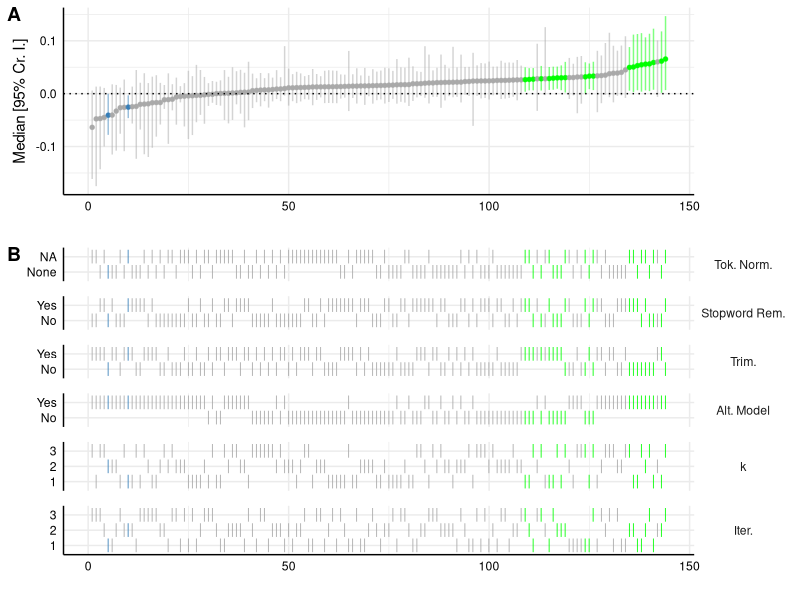
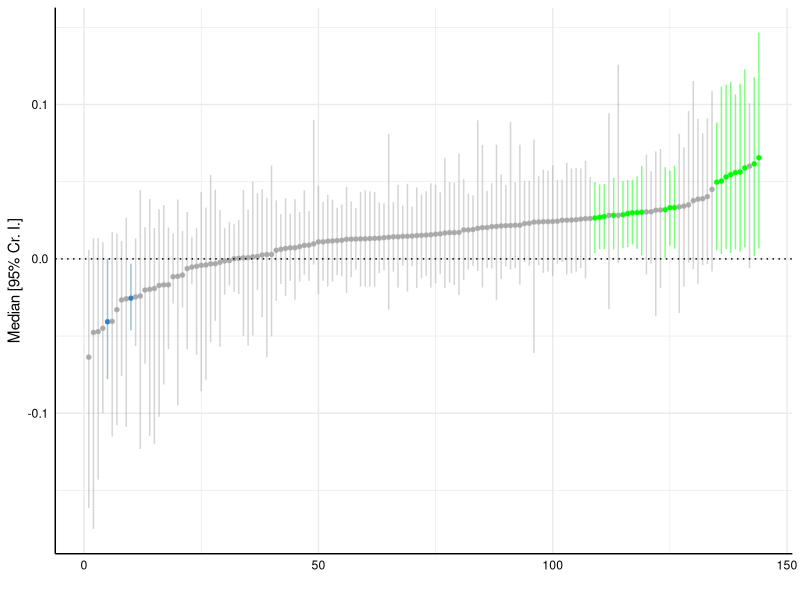
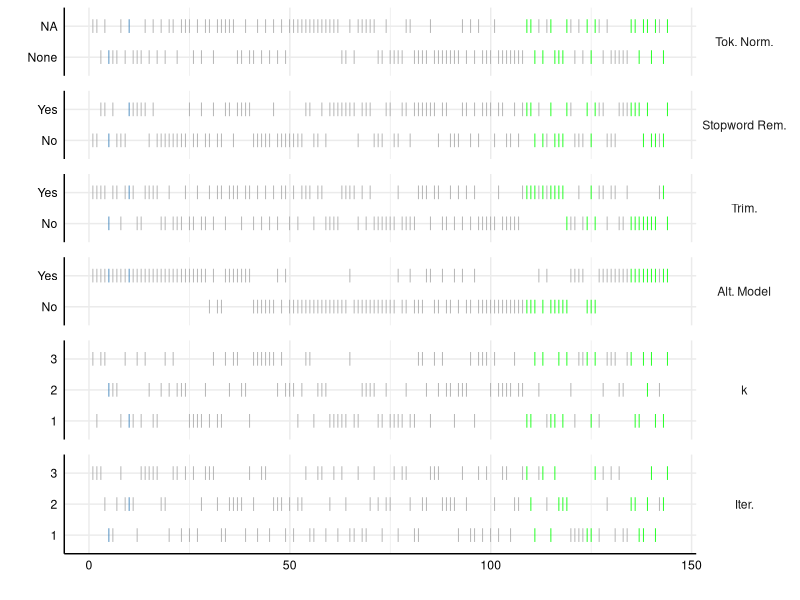

Reproduce these figures in R, in order.
library(here)
library(dplyr)
library(ggplot2)
library(cowplot)
library(stringr)
library(tidyr)
library(purrr)

results <- read.csv(here("results", "aggregated", "takano", "1.csv"))

plot_a <- results |>
    arrange(Estimate) |>
    mutate(specifications = 1:nrow(results),
           color = case_when(Q2.5 > 0 ~ "green",
                             Q97.5 < 0 ~ "#377eb8",
                             is.na(Estimate) ~ "#e41a1c",
                             TRUE ~ "darkgrey")) |>
    ggplot(aes(x = specifications,
               y = Estimate,
               ymin = Q2.5,
               ymax = Q97.5,
               color = color)) +
    geom_point(aes(color = color),
               size = 1) +
    theme_minimal() +
    scale_color_identity() +
    theme(strip.text = element_blank(),
          axis.line = element_line("black", linewidth = .5),
          legend.position = "none",
          panel.spacing = unit(0.75, "lines"),
          axis.text = element_text(colour = "black")) +
    labs(x = "",
         y = "Median [95% Cr. I.]") +
    geom_pointrange(alpha = 0.5,
                    size = 0.6,
                    fatten = 1) +
    geom_hline(yintercept = 0,
               colour = "black",
               linetype = "dotted")

value <- key <- NULL
choices = c("Tok. Norm.", "Stopword Rem.", "Trim.", "Alt. Model",
            "k", "Iter.")

# Todo: Panel B of the entire plot still displays k and iteration settings as
# 1, 2, 3. I suppose that this should actually display the actual values used.
plot_b <- results |>
    arrange(Estimate) |>
    mutate(specifications = 1:nrow(results),
           color = case_when(Q2.5 > 0 ~ "green",
                             Q97.5 < 0 ~ "#377eb8",
                             is.na(Estimate) ~ "#e41a1c",
                             TRUE ~ "darkgrey")) |>
    mutate(
        token_normalization = case_when(
            str_equal(token_normalization, "none") ~ "None",
            ## str_equal(token_normalization, "lemmatization") ~ "Lemma",
            str_equal(token_normalization, "stemming") ~ "Stem"
        ),
        stopword_removal = case_when(
            stopword_removal ~ "Yes",
            !stopword_removal ~ "No"
        ),
        trimming = case_when(
            trimming ~ "Yes",
            !trimming ~ "No"
        ),
        alternative_model = case_when(
            alternative_model ~ "Yes",
            !alternative_model ~ "No"
        )
    ) |>
    rename("Tok. Norm." = token_normalization,
           "Stopword Rem." = stopword_removal,
           "Trim." = trimming,
           "Alt. Model" = alternative_model,
           "k" = k_setting,
           "Iter." = iteration_setting) |>
    gather(key, value, all_of(choices)) |>
    mutate(key = factor(key, levels = choices)) |>
    ggplot(aes(x = specifications,
               y = value,
               color = color)) +
    geom_point(aes(x = specifications,
                   y = value),
               shape = 124,
               size = 3.35) +
    scale_color_identity() +
    theme_minimal() +
    facet_grid(key~1, scales = "free_y", space = "free_y") +
    theme(
        axis.line = element_line("black", linewidth = 0.5),
        legend.position = "none",
        panel.spacing = unit(0.75, "lines"),
        axis.text = element_text(colour = "black"),
        strip.text.x = element_blank(),
        strip.text.y = element_text(angle = 0)) +
    labs(x = "", y = "")

plot <- plot_grid(plot_a,
                  plot_b,
                  labels = c("A", "B"),
                  align = "v",
                  axis = "rbl",
                  rel_heights = c(2, 3),
                  ncol = 1)
